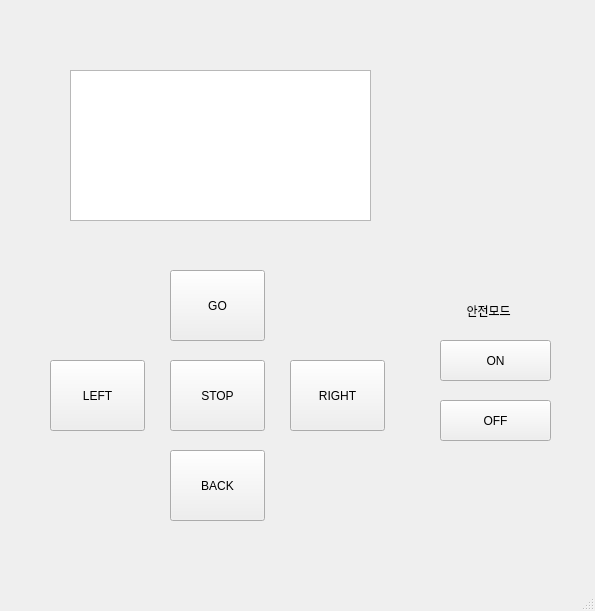
<?xml version="1.0" encoding="UTF-8"?>
<ui version="4.0">
 <class>MainWindow</class>
 <widget class="QMainWindow" name="MainWindow">
  <property name="geometry">
   <rect>
    <x>0</x>
    <y>0</y>
    <width>595</width>
    <height>611</height>
   </rect>
  </property>
  <property name="windowTitle">
   <string>MainWindow</string>
  </property>
  <widget class="QWidget" name="centralwidget">
   <widget class="QListWidget" name="listWidget">
    <property name="geometry">
     <rect>
      <x>70</x>
      <y>70</y>
      <width>301</width>
      <height>151</height>
     </rect>
    </property>
   </widget>
   <widget class="QPushButton" name="btn_go">
    <property name="geometry">
     <rect>
      <x>170</x>
      <y>270</y>
      <width>95</width>
      <height>71</height>
     </rect>
    </property>
    <property name="text">
     <string>GO</string>
    </property>
   </widget>
   <widget class="QPushButton" name="btn_left">
    <property name="geometry">
     <rect>
      <x>50</x>
      <y>360</y>
      <width>95</width>
      <height>71</height>
     </rect>
    </property>
    <property name="text">
     <string>LEFT</string>
    </property>
   </widget>
   <widget class="QPushButton" name="btn_right">
    <property name="geometry">
     <rect>
      <x>290</x>
      <y>360</y>
      <width>95</width>
      <height>71</height>
     </rect>
    </property>
    <property name="text">
     <string>RIGHT</string>
    </property>
   </widget>
   <widget class="QPushButton" name="btn_back">
    <property name="geometry">
     <rect>
      <x>170</x>
      <y>450</y>
      <width>95</width>
      <height>71</height>
     </rect>
    </property>
    <property name="text">
     <string>BACK</string>
    </property>
   </widget>
   <widget class="QPushButton" name="btn_stop">
    <property name="geometry">
     <rect>
      <x>170</x>
      <y>360</y>
      <width>95</width>
      <height>71</height>
     </rect>
    </property>
    <property name="text">
     <string>STOP</string>
    </property>
   </widget>
   <widget class="QLabel" name="lbl_linear">
    <property name="geometry">
     <rect>
      <x>420</x>
      <y>80</y>
      <width>151</width>
      <height>41</height>
     </rect>
    </property>
    <property name="text">
     <string/>
    </property>
   </widget>
   <widget class="QLabel" name="lbl_angular">
    <property name="geometry">
     <rect>
      <x>420</x>
      <y>160</y>
      <width>151</width>
      <height>41</height>
     </rect>
    </property>
    <property name="text">
     <string/>
    </property>
   </widget>
   <widget class="QPushButton" name="btn_safety_on">
    <property name="geometry">
     <rect>
      <x>440</x>
      <y>340</y>
      <width>111</width>
      <height>41</height>
     </rect>
    </property>
    <property name="text">
     <string>ON</string>
    </property>
   </widget>
   <widget class="QPushButton" name="btn_safety_off">
    <property name="geometry">
     <rect>
      <x>440</x>
      <y>400</y>
      <width>111</width>
      <height>41</height>
     </rect>
    </property>
    <property name="text">
     <string>OFF</string>
    </property>
   </widget>
   <widget class="QLabel" name="label">
    <property name="geometry">
     <rect>
      <x>450</x>
      <y>290</y>
      <width>91</width>
      <height>41</height>
     </rect>
    </property>
    <property name="text">
     <string>     안전모드</string>
    </property>
   </widget>
  </widget>
  <widget class="QMenuBar" name="menubar">
   <property name="geometry">
    <rect>
     <x>0</x>
     <y>0</y>
     <width>595</width>
     <height>27</height>
    </rect>
   </property>
  </widget>
  <widget class="QStatusBar" name="statusbar"/>
 </widget>
 <resources/>
 <connections/>
</ui>
